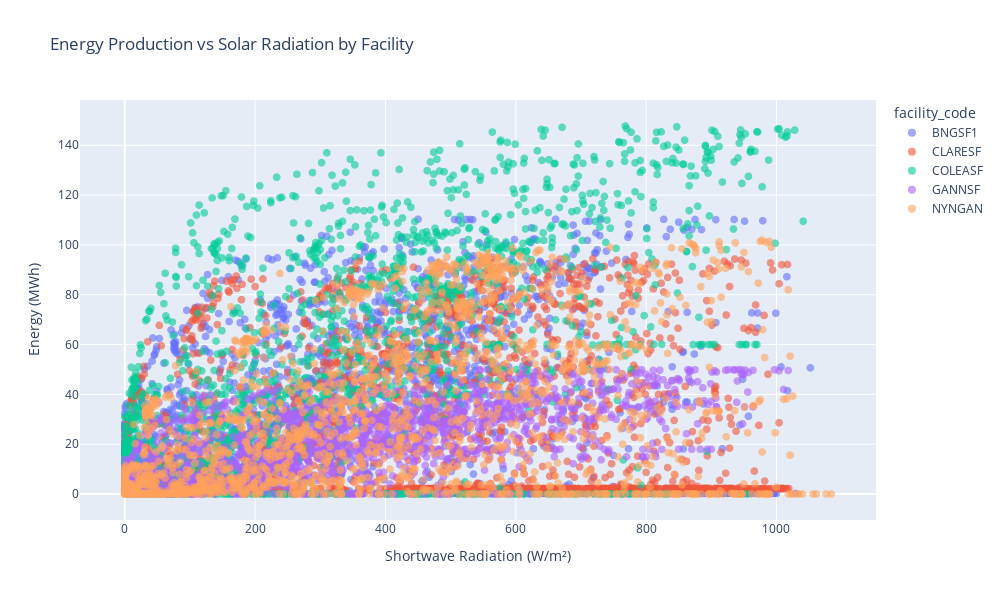

Notebook cell for this chart:
### Markdown cell above
## 8. Scatter Plot: Energy vs Radiation by Facility

### Code cell
# Create scatter plot
fig = px.scatter(
    df,
    x='shortwave_radiation',
    y='energy_mwh',
    color='facility_code',
    hover_data=['facility_code', 'date_hour', 'intervals_count'],
    title='Energy Production vs Solar Radiation by Facility',
    labels={
        'shortwave_radiation': 'Shortwave Radiation (W/m²)',
        'energy_mwh': 'Energy (MWh)'
    },
    height=600,
    width=1000
)

fig.update_traces(marker=dict(size=8, opacity=0.6))
fig.show()

### Figure 1 — Plotly figure (JSON) as saved in the notebook; plotly's stock layout.template omitted (floating-point values rounded to 4 significant figures; data arrays with more than 128 entries replaced by an {"elided": "..."} marker saying what was removed)
{"data": [{"customdata": {"elided": "3863x3 mixed values"}, "hovertemplate": "facility_code=%{customdata[0]}<br>Shortwave Radiation (W/m²)=%{x}<br>Energy (MWh)=%{y}<br>date_hour=%{customdata[1]}<br>intervals_count=%{customdata[2]}<extra></extra>", "legendgroup": "BNGSF1", "marker": {"color": "#636efa", "opacity": 0.6, "size": 8, "symbol": "circle"}, "mode": "markers", "name": "BNGSF1", "showlegend": true, "type": "scattergl", "x": {"elided": "3863 float values"}, "xaxis": "x", "y": {"elided": "3863 float values"}, "yaxis": "y"}, {"customdata": {"elided": "3863x3 mixed values"}, "hovertemplate": "facility_code=%{customdata[0]}<br>Shortwave Radiation (W/m²)=%{x}<br>Energy (MWh)=%{y}<br>date_hour=%{customdata[1]}<br>intervals_count=%{customdata[2]}<extra></extra>", "legendgroup": "CLARESF", "marker": {"color": "#EF553B", "opacity": 0.6, "size": 8, "symbol": "circle"}, "mode": "markers", "name": "CLARESF", "showlegend": true, "type": "scattergl", "x": {"elided": "3863 float values"}, "xaxis": "x", "y": {"elided": "3863 float values"}, "yaxis": "y"}, {"customdata": {"elided": "3863x3 mixed values"}, "hovertemplate": "facility_code=%{customdata[0]}<br>Shortwave Radiation (W/m²)=%{x}<br>Energy (MWh)=%{y}<br>date_hour=%{customdata[1]}<br>intervals_count=%{customdata[2]}<extra></extra>", "legendgroup": "COLEASF", "marker": {"color": "#00cc96", "opacity": 0.6, "size": 8, "symbol": "circle"}, "mode": "markers", "name": "COLEASF", "showlegend": true, "type": "scattergl", "x": {"elided": "3863 float values"}, "xaxis": "x", "y": {"elided": "3863 float values"}, "yaxis": "y"}, {"customdata": {"elided": "3863x3 mixed values"}, "hovertemplate": "facility_code=%{customdata[0]}<br>Shortwave Radiation (W/m²)=%{x}<br>Energy (MWh)=%{y}<br>date_hour=%{customdata[1]}<br>intervals_count=%{customdata[2]}<extra></extra>", "legendgroup": "GANNSF", "marker": {"color": "#ab63fa", "opacity": 0.6, "size": 8, "symbol": "circle"}, "mode": "markers", "name": "GANNSF", "showlegend": true, "type": "scattergl", "x": {"elided": "3863 float values"}, "xaxis": "x", "y": {"elided": "3863 float values"}, "yaxis": "y"}, {"customdata": {"elided": "3863x3 mixed values"}, "hovertemplate": "facility_code=%{customdata[0]}<br>Shortwave Radiation (W/m²)=%{x}<br>Energy (MWh)=%{y}<br>date_hour=%{customdata[1]}<br>intervals_count=%{customdata[2]}<extra></extra>", "legendgroup": "NYNGAN", "marker": {"color": "#FFA15A", "opacity": 0.6, "size": 8, "symbol": "circle"}, "mode": "markers", "name": "NYNGAN", "showlegend": true, "type": "scattergl", "x": {"elided": "3863 float values"}, "xaxis": "x", "y": {"elided": "3863 float values"}, "yaxis": "y"}], "layout": {"height": 600, "legend": {"title": {"text": "facility_code"}, "tracegroupgap": 0}, "title": {"text": "Energy Production vs Solar Radiation by Facility"}, "width": 1000, "xaxis": {"anchor": "y", "domain": [0, 1], "title": {"text": "Shortwave Radiation (W/m²)"}}, "yaxis": {"anchor": "x", "domain": [0, 1], "title": {"text": "Energy (MWh)"}}}}
